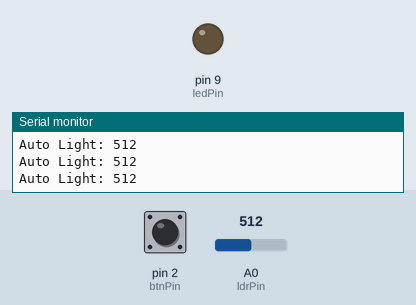
Bench run of a sketch on a simulated Arduino Uno, built with avr-gcc and run on an emulated ATmega328P. On the bench: output pins drawn as LEDs (lit = HIGH), the last lines printed to the serial monitor. Inputs (shaded band) come from the test bench; at power-on: pin 2 (btnPin) HIGH, A0 (ldrPin) = 512.

Above: at 1.2 s.
1.3 s: pin 2 (btnPin) pulled LOW for 0.15 s
At 1.8 s:
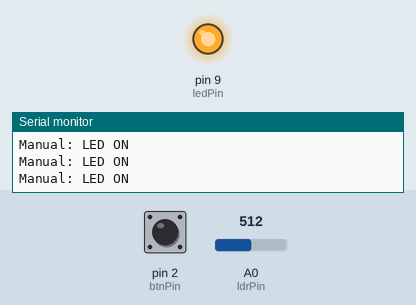
2.9 s: pin 2 (btnPin) pulled LOW for 1 s
At 4.3 s:
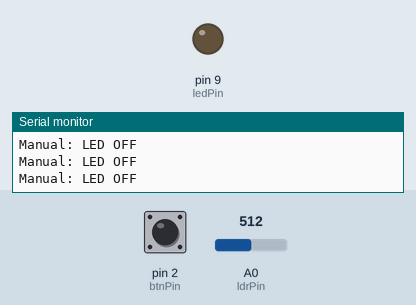
Timing chart, 0 to 5.9 s (numbered marks = the images above; inputs shaded):
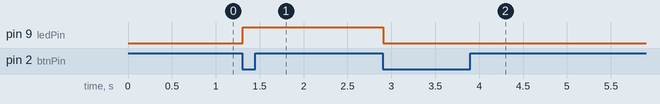

Measured:
- after the input at 1.3 s, pin 9 (ledPin): LOW → HIGH at once
- after the input at 2.9 s, pin 9 (ledPin): HIGH → LOW at once

The sketch:

Smart_Streetlight_System_.ino
```cpp
const int ldrPin = A0;
const int ledPin = 9;
const int btnPin = 2;

bool manualMode = false;
bool ledState = false;
int pressCount = 0;

unsigned long lastDebounceTime = 0;
const unsigned long debounceDelay = 200;

void setup() {
  pinMode(ledPin, OUTPUT);
  pinMode(btnPin, INPUT_PULLUP);
  Serial.begin(9600);
}

void loop() {
  checkButton();

  if (manualMode) {
    // Manual Mode → LED controlled by ledState
    digitalWrite(ledPin, ledState ? HIGH : LOW);
    Serial.println(ledState ? "Manual: LED ON" : "Manual: LED OFF");
  } else {
    // Auto Mode → LDR controls LED
    int lightVal = analogRead(ldrPin);
    Serial.print("Auto Light: ");
    Serial.println(lightVal);

    if (lightVal < 500) {
      digitalWrite(ledPin, HIGH);
    } else {
      digitalWrite(ledPin, LOW);
    }
  }

  delay(100);
}

void checkButton() {
  static bool lastButtonState = HIGH;
  bool currentButtonState = digitalRead(btnPin);

  if (lastButtonState == HIGH && currentButtonState == LOW && (millis() - lastDebounceTime > debounceDelay)) {

    pressCount++;

    if (pressCount == 1) {
      manualMode = true;
      ledState = true; // Turn ON
    } else if (pressCount == 2) {
      ledState = false; // Turn OFF
    } else if (pressCount >= 3) {
      manualMode = false; // Back to Auto
      pressCount = 0;
    }

    lastDebounceTime = millis();
  }

  lastButtonState = currentButtonState;
}
```
